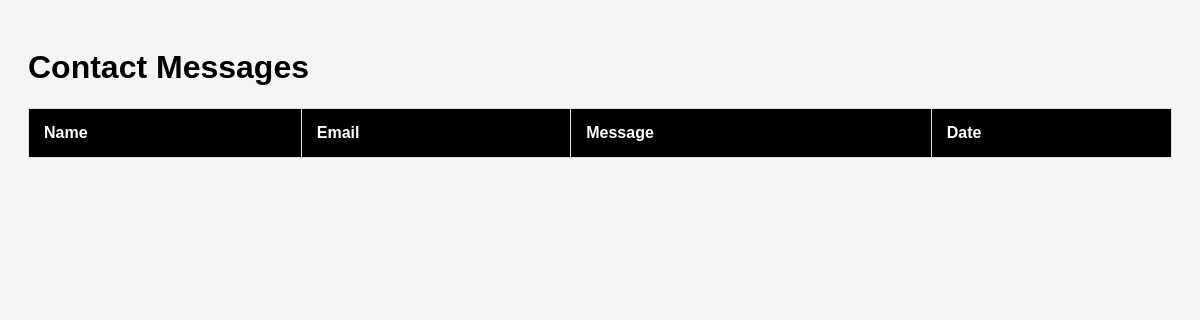
The page /myapp/admindashboard on the database as committed earlier.
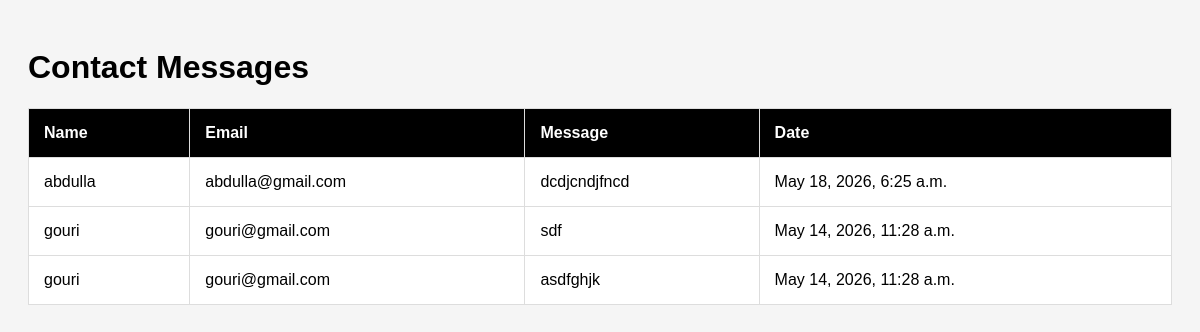
The same page on the database as committed later.
### myapp/models.py (models this page shows, shortened)
class Contact(models.Model):
    name = models.CharField(max_length=100)
    email = models.EmailField()
    message = models.TextField()
    created_at = models.DateTimeField(auto_now_add=True)

### myapp/views.py (the view)
# urls.py: path('admindashboard',views.admindashboard),
def admindashboard(request):
    contacts = Contact.objects.all().order_by('-id')
    return render(request, 'admin_dashboard.html', {
        'contacts': contacts
    })

### templates/admin_dashboard.html (shortened to what this page needs)
<!DOCTYPE html>
<html>
<head>
</head>
<body>
<h1>Contact Messages</h1>
<table>
    <tr>
        <th>Name</th>
        <th>Email</th>
        <th>Message</th>
        <th>Date</th>
    </tr>
    {% for i in contacts %}
    <tr>
        <td>{{i.name}}</td>
        <td>{{i.email}}</td>
        <td>{{i.message}}</td>
        <td>{{i.created_at}}</td>
    </tr>
    {% endfor %}
</table>
</body>
</html>

### templates/admin_dashboard.html (style rules this page uses)
body { font-family:Arial; padding:20px; background:#f5f5f5; }
table { width:100%; border-collapse:collapse; background:white; }
th,td { padding:15px; border:1px solid #ddd; text-align:left; }
th { background:black; color:white; }

Rows that differ between the two databases and show on the page:
added Contact: name "abdulla", email "abdulla@gmail.com", message "dcdjcndjfncd", created_at "May 18, 2026, 6:25 a.m."
added Contact: name "gouri", email "gouri@gmail.com", message "sdf", created_at "May 14, 2026, 11:28 a.m."
added Contact: name "gouri", email "gouri@gmail.com", message "asdfghjk", created_at "May 14, 2026, 11:28 a.m."
